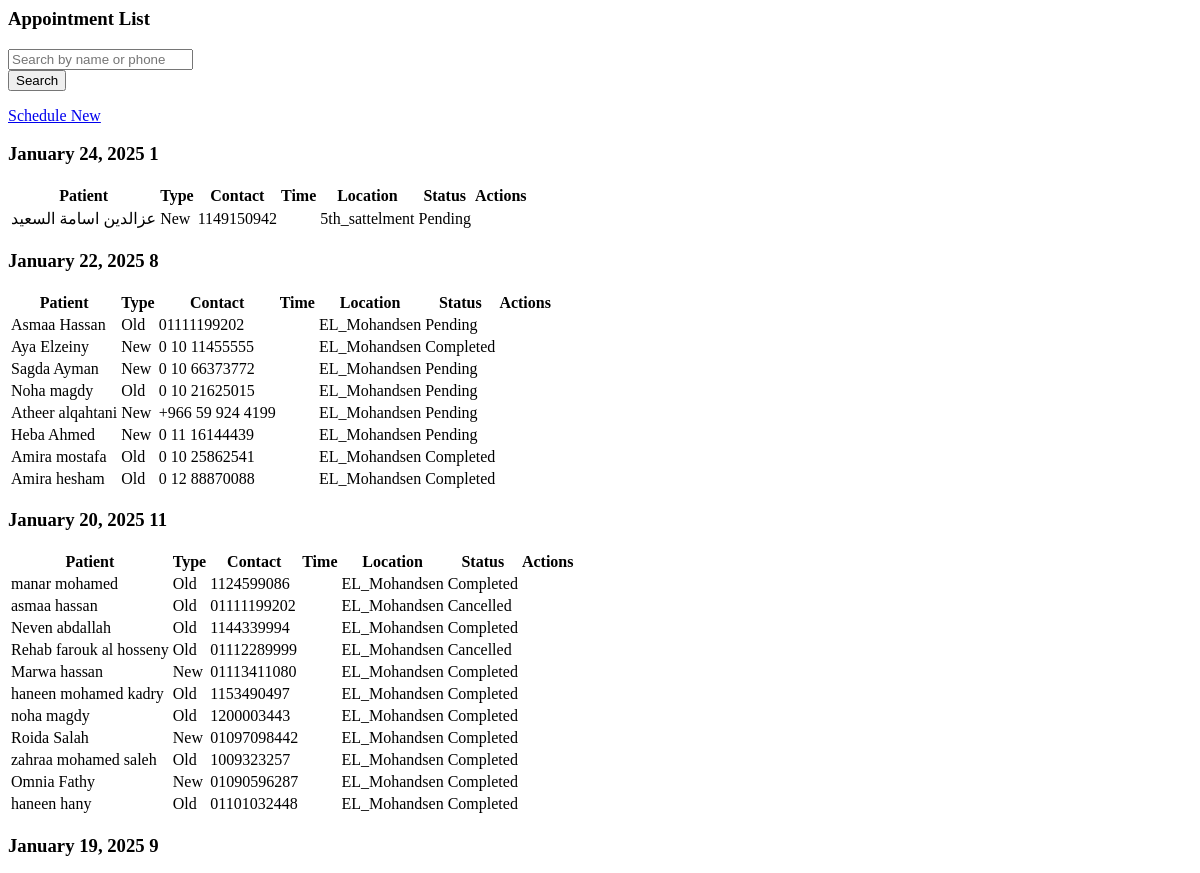
Page /appointments-partial/ (upper part) on the earlier database version.
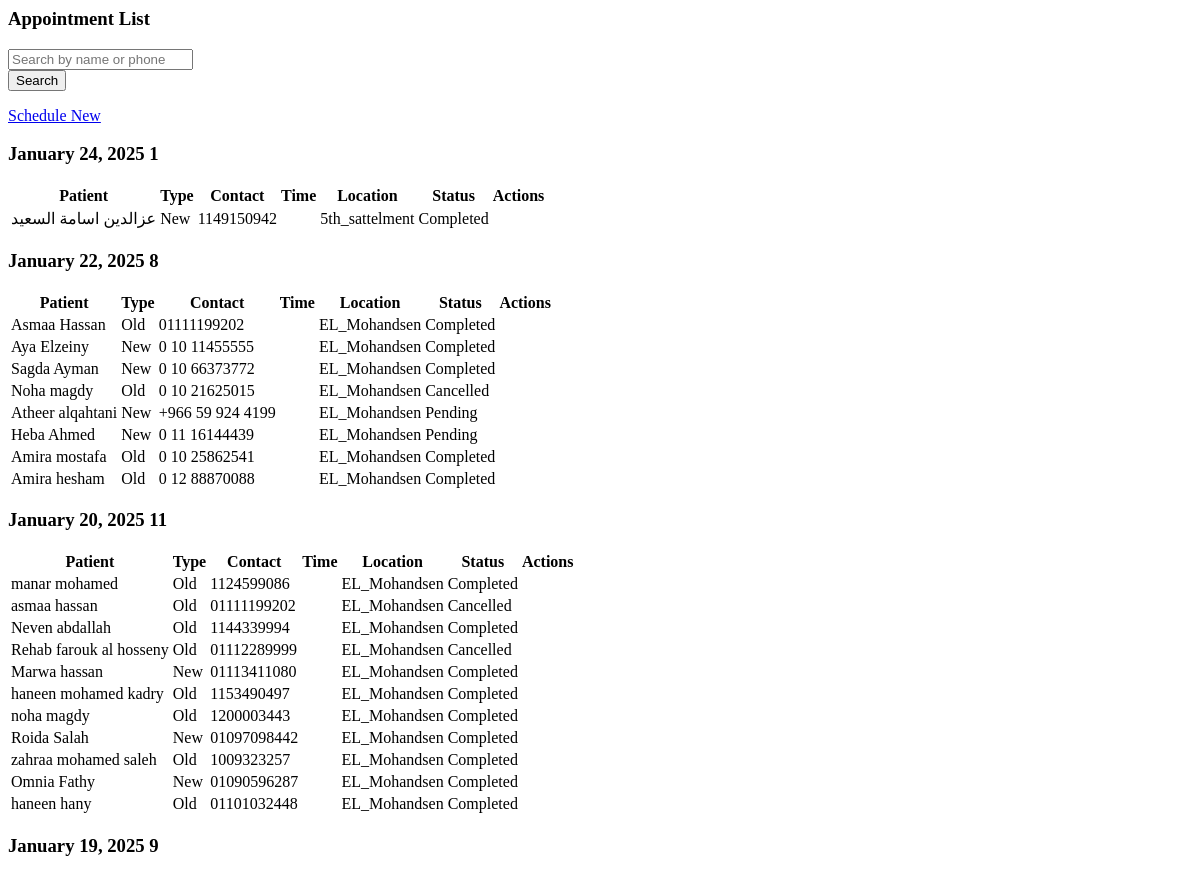
Same page on the later database version.
### webapp/models.py (models this page shows, shortened)
class Reserve(models.Model):
    STATUS_CHOICES = [
        ('completed', 'Completed'),
        ('pending', 'Pending'),
        ('cancelled', 'Cancelled'),
    ]
    BRANCH_CHOICES = [
        ('EL_Mohandsen', 'EL_Mohandsen'),
        ('5th_sattelment', '5th_sattelment'),
        ('Naser_city', 'Naser_city'),
    ]
    TYPE_CHOICES = [
        ('old', 'old'),
        ('new', 'new'),
    ]
    SERVICE_CHOICES = [
        ('SKINBOOSTER', 'Skinbooster'),
        ('FILLER', 'Filler'),
        ('DISSOLVING_FILLER', 'Dissolving Filler'),
        ('BOTOX', 'Botox'),
        ('RETOUCH', 'Retouch'),
        ('CONSULTATION', 'Consultation'),
        ('DERMA_PEN', 'Derma Pen'),
        ('LIP_FILLER', 'Lip Filler'),
        ('MESOTHERAPY', 'Mesotherapy'),
    ]
    patient_name = models.CharField(max_length=100)
    phone = models.CharField(max_length=100)
    type = models.CharField(max_length=100, choices=TYPE_CHOICES, default='old')
    date = models.DateField(default=timezone.now)
    time = models.CharField(max_length=10)
    services = models.CharField(default=list, max_length=1000)  # استخدام JSONField لتخزين قائمة الخدمات
    notes = models.CharField(max_length=1000, default='notes')
    created_at = models.DateTimeField(auto_now_add=True)
    status = models.CharField(max_length=10, choices=STATUS_CHOICES, default='pending')
    Branch = models.CharField(max_length=50, choices=BRANCH_CHOICES, default='Branch')
    class Meta:
        ordering = ['-created_at']

### webapp/views.py (the view)
# urls.py: path('appointments-partial/', views.simple_appointments_partial, name='appointments_partial'),
def simple_appointments_partial(request):
    appointments = Reserve.objects.all()
    return render(request, 'web/appointments_partial.html', {'appointments': appointments})

### templates/web/appointments_partial.html (shortened to what this page needs)
<div class="card shadow-sm" id="appointmentsTableContainer">
    <div class="card-header bg-white">
      <h3 class="h5 mb-0">
         Appointment List
      </h3>
      <form id="appointmentsSearchForm" method="GET" action="{% url 'appointments_partial' %}" class="mt-3">
        <div class="input-group">
          <input type="text" name="q" class="form-control" placeholder="Search by name or phone" value="{{ request.GET.q }}">
          <div class="input-group-append">
            <button class="btn btn-primary" type="submit">
               Search
            </button>
          </div>
        </div>
      </form>
      <div class="mt-3">
        <a href="{% url 'Schedule_Appointment' %}" class="btn btn-primary">
           Schedule New
        </a>
      </div>
    </div>
    <div class="card-body">
      {% now "Y-m-d" as today %}
      {% regroup appointments by date as date_groups %}
      {% for date_group in date_groups %}
        {% with date_group.grouper|date:"Y-m-d" as group_date %}
          <div class="date-group {% if group_date == today %}highlight-today{% endif %}">
            <div class="date-header" data-toggle="collapse" data-target="#collapse{{ forloop.counter }}">
              <h3>
                {{ date_group.grouper|date:"F j, Y" }}
                <span class="badge badge-primary">
                   {{ date_group.list|length }}
                </span>
              </h3>
            </div>
            <div id="collapse{{ forloop.counter }}" class="reservation-table collapse show">
              <div class="table-responsive">
                <table class="table table-hover mb-0">
                  <thead class="bg-dark text-white">
                    <tr>
                      <th> Patient</th>
                      <th> Type</th>
                      <th> Contact</th>
                      <th> Time</th>
                      <th> Location</th>
                      <th> Status</th>
                      <th> Actions</th>
                    </tr>
                  </thead>
                  <tbody>
                    {% for appointment in date_group.list %}
                      <tr>
                        <td>
                          {{ appointment.patient_name }}
                        </td>
                        <td>
                          {% if appointment.type == 'new' %}
                            <span class="badge badge-info">
                               New
                            </span>
                          {% else %}
                            <span class="badge badge-secondary">
                               Old
                            </span>
                          {% endif %}
                        </td>
                        <td>
                          {{ appointment.phone }}
                        </td>
                        <td>
                        </td>
                        <td>
                          {{ appointment.Branch }}
                        </td>
                        <td>
                          {% if appointment.status == 'pending' %}
                            <span class="badge badge-warning">
                               Pending
                            </span>
                          {% elif appointment.status == 'completed' %}
                            <span class="badge badge-success">
                               Completed
                            </span>
                          {% elif appointment.status == 'cancelled' %}
                            <span class="badge badge-danger">
                               Cancelled
                            </span>
                          {% endif %}
                        </td>
                        <td>
                        </td>
                      </tr>
                    {% endfor %}
                  </tbody>
                </table>
              </div>
            </div>
          </div>
        {% endwith %}
      {% endfor %}
    </div>
  </div>

Differences in the rows shown:
changed Reserve "عزالدين اسامة السعيد": status "pending" → "completed" (drawn)
changed Reserve "Asmaa Hassan": status "pending" → "completed" (drawn)
changed Reserve "Sagda Ayman": status "pending" → "completed" (drawn)
changed Reserve "Noha magdy": status "pending" → "cancelled" (drawn)
Other differences:
list line gone: "Pending"
new list line: "Completed"
new list line: "Cancelled"
